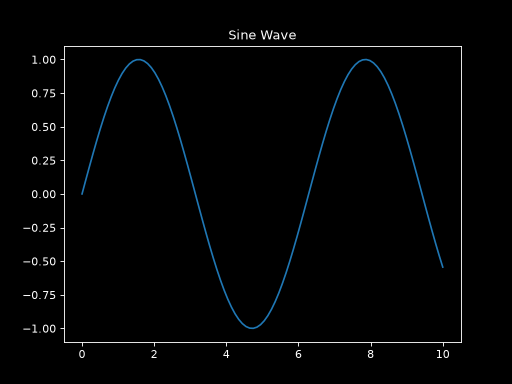

Generate this figure with Python:
import matplotlib.pyplot as plt
import numpy as np

x = np.linspace(0, 10, 100)
plt.figure()
plt.plot(x, np.sin(x), color="tab:blue")
plt.title("Sine Wave")
